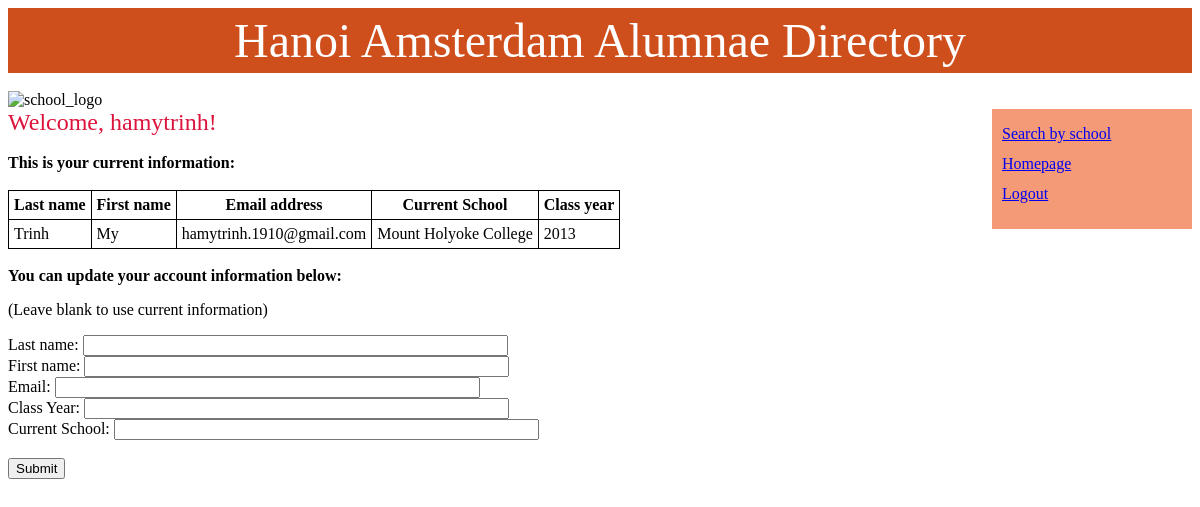
Before: /alum_dir/profile/ (signed in) with the older database file.
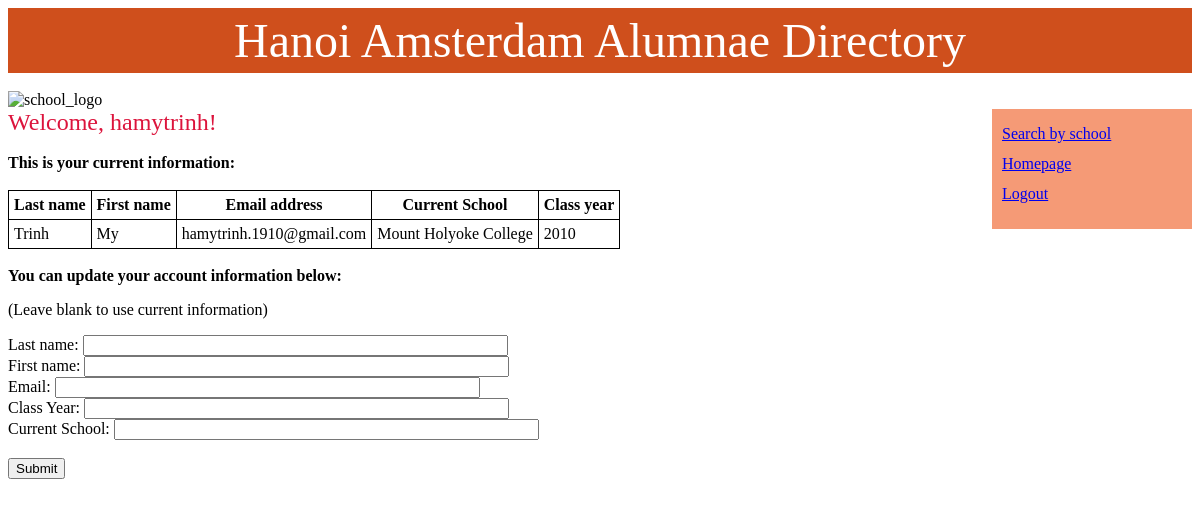
After: the same page with the newer database file.
### alum_dir/models.py (models this page shows, shortened)
class Alum(models.Model):
    email = models.CharField(max_length=200)
    first_name = models.CharField(max_length=200)
    last_name = models.CharField(max_length=200)
    school = models.CharField(max_length=200)
    year = models.CharField(max_length=200)
    first_name.short_description = 'First name'
    last_name.short_description = 'Last name'
    school.short_description = 'Current school'
    year.short_description = 'Graduating year'

### alum_dir/views.py (the view, shortened to what this page needs)
@login_required
def user_profile(request):
    updated = False
    context = RequestContext(request)
    user = request.user
    alum = Alum.objects.get(email=user.email)
    return render_to_response(
        'alum_dir/profile.html',
        {'updated': updated, 'alum': alum},
        context)

### alum_dir/templates/alum_dir/profile.html (shortened to what this page needs)
<!DOCTYPE html>
<html>
    <head>
    </head>
    <body>
        <div id="header">
            <font face="Tahoma" size="10">Hanoi Amsterdam Alumnae Directory</font>
        </div>
        <br />
        <img src="https://upload.wikimedia.org/wikipedia/commons/8/84/Hanoiamsterdam_logo.jpg" width="300" height="300" alt="school_logo" >
        <br />
        <div id="nav">
            <a href="/alum_dir/search/">Search by school</a><br/>
            <a href="/alum_dir/">Homepage</a><br/>
            <a href="/alum_dir/logout/">Logout</a>
        </div>
        <font face="verdana" color="#DC143C" size="5">Welcome, {{ user.username }}!</font>
        <br />
        <br />
        <strong>This is your current information:</strong><br />
        <br />
        <table>
        <tr>
            <th>Last name</th>
            <th>First name</th>
            <th>Email address</th>
            <th>Current School</th>
            <th>Class year</th>
        </tr>
        <tr>
            <td>{{ alum.last_name }}</td>
            <td>{{ alum.first_name }}</td>
            <td>{{ alum.email }}</td>
            <td>{{ alum.school }}</td>
            <td>{{ alum.year }}</td>
        </tr>
        </table>
        <br />
        {% if updated %}
            <strong>Thank you for updating your information!</strong>
            <br />
            <a href="/alum_dir/">Return to Homepage</a><br />
        {% else %}
        <strong>You can update your account information below:</strong><br />
        <p>(Leave blank to use current information)<p/>
        <form id="update_form" method="post" action="/alum_dir/profile/">
            Last name: <input type="text" name="last_name" value="" size="50" />
            <br />
            First name: <input type="text" name="first_name" value="" size="50" />
            <br />
            Email: <input type="text" name="email" value="" size="50" />
            <br />
            Class Year: <input type="text" name="year" value="" size="50" />
            <br />
            Current School: <input type="text" name="school" value="" size="50" />
            <br />
            <br />
            <input type="submit" value="Submit" />
        </form>
        {% endif %}
    </body>
</html>

Changed rows visible on the page:
changed Alum "Trinh": year "2013" → "2010"
